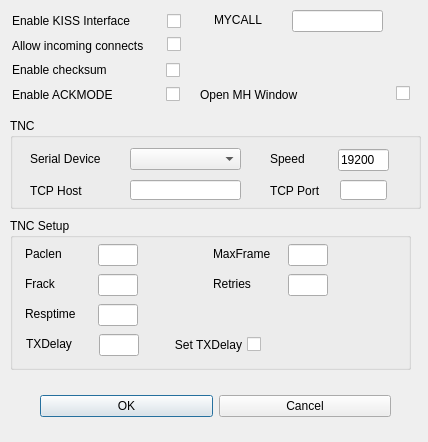
<?xml version="1.0" encoding="UTF-8"?>
<ui version="4.0">
 <class>KISSDialog</class>
 <widget class="QDialog" name="KISSDialog">
  <property name="geometry">
   <rect>
    <x>0</x>
    <y>0</y>
    <width>428</width>
    <height>442</height>
   </rect>
  </property>
  <property name="windowTitle">
   <string>KISS Configuration</string>
  </property>
  <widget class="QWidget" name="layoutWidget">
   <property name="geometry">
    <rect>
     <x>40</x>
     <y>390</y>
     <width>351</width>
     <height>33</height>
    </rect>
   </property>
   <layout class="QHBoxLayout">
    <property name="spacing">
     <number>6</number>
    </property>
    <property name="leftMargin">
     <number>0</number>
    </property>
    <property name="topMargin">
     <number>0</number>
    </property>
    <property name="rightMargin">
     <number>0</number>
    </property>
    <property name="bottomMargin">
     <number>0</number>
    </property>
    <item>
     <widget class="QPushButton" name="okButton">
      <property name="text">
       <string>OK</string>
      </property>
     </widget>
    </item>
    <item>
     <widget class="QPushButton" name="cancelButton">
      <property name="text">
       <string>Cancel</string>
      </property>
     </widget>
    </item>
   </layout>
  </widget>
  <widget class="QGroupBox" name="TNCInfo_3">
   <property name="geometry">
    <rect>
     <x>10</x>
     <y>218</y>
     <width>401</width>
     <height>152</height>
    </rect>
   </property>
   <property name="title">
    <string>TNC Setup</string>
   </property>
  </widget>
  <widget class="QGroupBox" name="groupBox_5">
   <property name="geometry">
    <rect>
     <x>10</x>
     <y>118</y>
     <width>411</width>
     <height>91</height>
    </rect>
   </property>
   <property name="title">
    <string>TNC</string>
   </property>
   <widget class="QComboBox" name="SerialPort">
    <property name="geometry">
     <rect>
      <x>120</x>
      <y>30</y>
      <width>111</width>
      <height>22</height>
     </rect>
    </property>
   </widget>
   <widget class="QLabel" name="label_9">
    <property name="geometry">
     <rect>
      <x>20</x>
      <y>33</y>
      <width>131</width>
      <height>16</height>
     </rect>
    </property>
    <property name="text">
     <string>Serial Device</string>
    </property>
   </widget>
   <widget class="QLabel" name="label_23">
    <property name="geometry">
     <rect>
      <x>260</x>
      <y>30</y>
      <width>47</width>
      <height>22</height>
     </rect>
    </property>
    <property name="text">
     <string>Speed</string>
    </property>
   </widget>
   <widget class="QLineEdit" name="Speed">
    <property name="geometry">
     <rect>
      <x>328</x>
      <y>31</y>
      <width>51</width>
      <height>22</height>
     </rect>
    </property>
    <property name="text">
     <string>19200</string>
    </property>
   </widget>
  </widget>
  <widget class="QLabel" name="label_14">
   <property name="geometry">
    <rect>
     <x>12</x>
     <y>10</y>
     <width>149</width>
     <height>21</height>
    </rect>
   </property>
   <property name="text">
    <string>Enable KISS Interface</string>
   </property>
  </widget>
  <widget class="QCheckBox" name="KISSEnable">
   <property name="geometry">
    <rect>
     <x>158</x>
     <y>9</y>
     <width>23</width>
     <height>25</height>
    </rect>
   </property>
   <property name="layoutDirection">
    <enum>Qt::RightToLeft</enum>
   </property>
   <property name="text">
    <string/>
   </property>
  </widget>
  <widget class="QLabel" name="label_22">
   <property name="geometry">
    <rect>
     <x>214</x>
     <y>11</y>
     <width>61</width>
     <height>17</height>
    </rect>
   </property>
   <property name="text">
    <string>MYCALL</string>
   </property>
  </widget>
  <widget class="QLineEdit" name="MYCALL">
   <property name="geometry">
    <rect>
     <x>292</x>
     <y>10</y>
     <width>91</width>
     <height>22</height>
    </rect>
   </property>
  </widget>
  <widget class="QLabel" name="label_25">
   <property name="geometry">
    <rect>
     <x>25</x>
     <y>244</y>
     <width>47</width>
     <height>20</height>
    </rect>
   </property>
   <property name="text">
    <string>Paclen</string>
   </property>
  </widget>
  <widget class="QLineEdit" name="Paclen">
   <property name="geometry">
    <rect>
     <x>98</x>
     <y>244</y>
     <width>40</width>
     <height>22</height>
    </rect>
   </property>
  </widget>
  <widget class="QLabel" name="label_26">
   <property name="geometry">
    <rect>
     <x>213</x>
     <y>244</y>
     <width>66</width>
     <height>20</height>
    </rect>
   </property>
   <property name="text">
    <string>MaxFrame</string>
   </property>
  </widget>
  <widget class="QLineEdit" name="Maxframe">
   <property name="geometry">
    <rect>
     <x>288</x>
     <y>244</y>
     <width>40</width>
     <height>22</height>
    </rect>
   </property>
  </widget>
  <widget class="QLabel" name="label_27">
   <property name="geometry">
    <rect>
     <x>25</x>
     <y>274</y>
     <width>47</width>
     <height>20</height>
    </rect>
   </property>
   <property name="text">
    <string>Frack</string>
   </property>
  </widget>
  <widget class="QLineEdit" name="Frack">
   <property name="geometry">
    <rect>
     <x>98</x>
     <y>274</y>
     <width>40</width>
     <height>22</height>
    </rect>
   </property>
  </widget>
  <widget class="QLabel" name="label_28">
   <property name="geometry">
    <rect>
     <x>213</x>
     <y>274</y>
     <width>47</width>
     <height>20</height>
    </rect>
   </property>
   <property name="text">
    <string>Retries</string>
   </property>
  </widget>
  <widget class="QLineEdit" name="Retries">
   <property name="geometry">
    <rect>
     <x>288</x>
     <y>274</y>
     <width>40</width>
     <height>22</height>
    </rect>
   </property>
  </widget>
  <widget class="QLabel" name="label_15">
   <property name="geometry">
    <rect>
     <x>12</x>
     <y>35</y>
     <width>149</width>
     <height>21</height>
    </rect>
   </property>
   <property name="text">
    <string>Allow incoming connects</string>
   </property>
  </widget>
  <widget class="QCheckBox" name="KISSListen">
   <property name="geometry">
    <rect>
     <x>158</x>
     <y>34</y>
     <width>23</width>
     <height>21</height>
    </rect>
   </property>
   <property name="layoutDirection">
    <enum>Qt::RightToLeft</enum>
   </property>
   <property name="text">
    <string/>
   </property>
  </widget>
  <widget class="QCheckBox" name="KISSChecksum">
   <property name="geometry">
    <rect>
     <x>160</x>
     <y>60</y>
     <width>20</width>
     <height>20</height>
    </rect>
   </property>
   <property name="layoutDirection">
    <enum>Qt::RightToLeft</enum>
   </property>
   <property name="text">
    <string/>
   </property>
  </widget>
  <widget class="QLabel" name="label_16">
   <property name="geometry">
    <rect>
     <x>12</x>
     <y>60</y>
     <width>141</width>
     <height>20</height>
    </rect>
   </property>
   <property name="text">
    <string>Enable checksum</string>
   </property>
  </widget>
  <widget class="QCheckBox" name="KISSACKMODE">
   <property name="geometry">
    <rect>
     <x>160</x>
     <y>84</y>
     <width>20</width>
     <height>20</height>
    </rect>
   </property>
   <property name="layoutDirection">
    <enum>Qt::RightToLeft</enum>
   </property>
   <property name="text">
    <string/>
   </property>
  </widget>
  <widget class="QLabel" name="label_17">
   <property name="geometry">
    <rect>
     <x>12</x>
     <y>85</y>
     <width>141</width>
     <height>20</height>
    </rect>
   </property>
   <property name="text">
    <string>Enable ACKMODE</string>
   </property>
  </widget>
  <widget class="QCheckBox" name="SetTXDelay">
   <property name="geometry">
    <rect>
     <x>150</x>
     <y>334</y>
     <width>111</width>
     <height>21</height>
    </rect>
   </property>
   <property name="layoutDirection">
    <enum>Qt::RightToLeft</enum>
   </property>
   <property name="text">
    <string>Set TXDelay</string>
   </property>
  </widget>
  <widget class="QLineEdit" name="TXDELAY">
   <property name="geometry">
    <rect>
     <x>99</x>
     <y>334</y>
     <width>40</width>
     <height>22</height>
    </rect>
   </property>
  </widget>
  <widget class="QLabel" name="label_29">
   <property name="geometry">
    <rect>
     <x>26</x>
     <y>334</y>
     <width>71</width>
     <height>20</height>
    </rect>
   </property>
   <property name="text">
    <string>TXDelay</string>
   </property>
  </widget>
  <widget class="QLabel" name="label_18">
   <property name="geometry">
    <rect>
     <x>200</x>
     <y>80</y>
     <width>151</width>
     <height>30</height>
    </rect>
   </property>
   <property name="text">
    <string>Open MH Window</string>
   </property>
  </widget>
  <widget class="QCheckBox" name="KISSMH">
   <property name="geometry">
    <rect>
     <x>390</x>
     <y>83</y>
     <width>20</width>
     <height>20</height>
    </rect>
   </property>
   <property name="layoutDirection">
    <enum>Qt::RightToLeft</enum>
   </property>
   <property name="text">
    <string/>
   </property>
  </widget>
  <widget class="QLabel" name="label_30">
   <property name="geometry">
    <rect>
     <x>25</x>
     <y>304</y>
     <width>71</width>
     <height>20</height>
    </rect>
   </property>
   <property name="text">
    <string>Resptime</string>
   </property>
  </widget>
  <widget class="QLineEdit" name="Resptime">
   <property name="geometry">
    <rect>
     <x>98</x>
     <y>304</y>
     <width>40</width>
     <height>22</height>
    </rect>
   </property>
  </widget>
  <widget class="QLabel" name="label_20">
   <property name="geometry">
    <rect>
     <x>30</x>
     <y>180</y>
     <width>91</width>
     <height>21</height>
    </rect>
   </property>
   <property name="text">
    <string>TCP Host</string>
   </property>
  </widget>
  <widget class="QLineEdit" name="Host">
   <property name="geometry">
    <rect>
     <x>130</x>
     <y>180</y>
     <width>111</width>
     <height>20</height>
    </rect>
   </property>
  </widget>
  <widget class="QLineEdit" name="Port">
   <property name="geometry">
    <rect>
     <x>340</x>
     <y>180</y>
     <width>47</width>
     <height>20</height>
    </rect>
   </property>
  </widget>
  <widget class="QLabel" name="label_31">
   <property name="geometry">
    <rect>
     <x>270</x>
     <y>180</y>
     <width>61</width>
     <height>22</height>
    </rect>
   </property>
   <property name="text">
    <string>TCP Port</string>
   </property>
  </widget>
 </widget>
 <resources/>
 <connections>
  <connection>
   <sender>okButton</sender>
   <signal>clicked()</signal>
   <receiver>KISSDialog</receiver>
   <slot>accept()</slot>
   <hints>
    <hint type="sourcelabel">
     <x>278</x>
     <y>253</y>
    </hint>
    <hint type="destinationlabel">
     <x>96</x>
     <y>254</y>
    </hint>
   </hints>
  </connection>
  <connection>
   <sender>cancelButton</sender>
   <signal>clicked()</signal>
   <receiver>KISSDialog</receiver>
   <slot>reject()</slot>
   <hints>
    <hint type="sourcelabel">
     <x>369</x>
     <y>253</y>
    </hint>
    <hint type="destinationlabel">
     <x>179</x>
     <y>282</y>
    </hint>
   </hints>
  </connection>
 </connections>
</ui>
